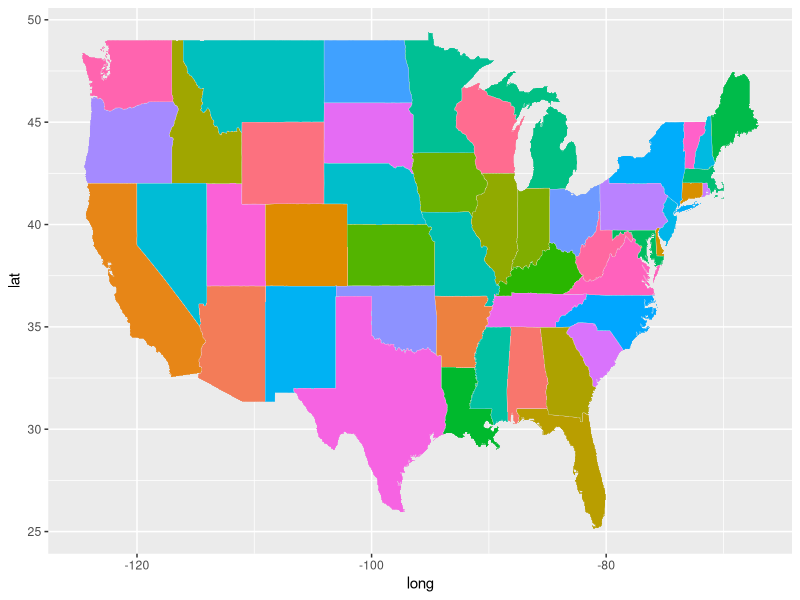

This chart was generated by the following R code:
library(tidyverse)
library(maps)

us_states <- map_data("state")
head(us_states)

p <- ggplot(data = us_states,
            aes(x = long, y = lat,
                group = group, fill = region))

p + geom_polygon(color = "gray90", size = 0.1) + guides(fill = FALSE)
